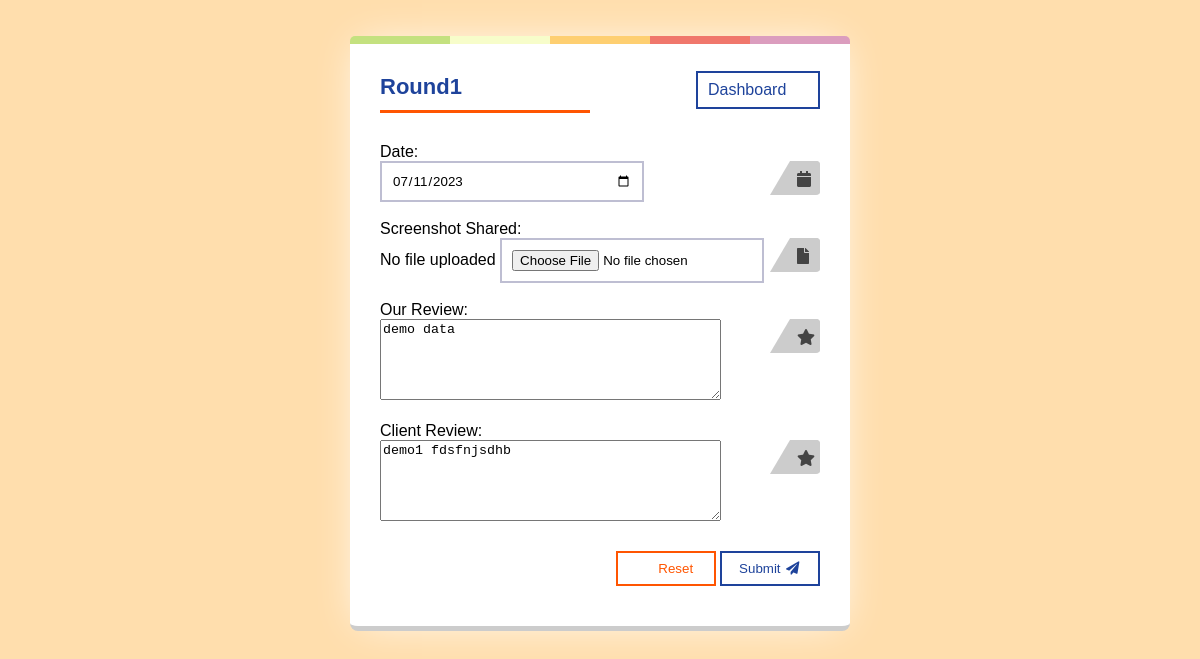
The page /round1/52/ (signed in) on the database its author committed.
### app/models.py (models this page shows, shortened)
class Round1(models.Model):
    project = models.ForeignKey(Project, on_delete=models.CASCADE)
    date = models.DateField(blank=True,null=True,default=None)
    screenshot_shared = models.ImageField(upload_to='screenshots/', blank=True, null=True)
    our_review = models.TextField(default='')
    client_review = models.TextField(default='')
    edited_by = models.ForeignKey(BDE_User,on_delete=models.SET_NULL,null=True)

### app/middlewares.py (the view)
    def middleware(request, project_id=None):
        returnUrl = ''
        print(request.META['PATH_INFO'])
        if not request.session.get('user'):
            return redirect('login')
        response = get_response(request, project_id=project_id)
        return response

### app/templates/round1.html (shortened to what this page needs)
<!DOCTYPE html>
{% load static %}
<html>
  <head>
    <link rel="stylesheet" href="{% static 'css/project.css' %}" />
    <link
      href="https://cdnjs.cloudflare.com/ajax/libs/font-awesome/5.15.3/css/all.min.css"
      rel="stylesheet"
    />
  </head>
  <body>
    <form
      class="form"
      method="POST"
      action="{% url 'round1' project_id=project_id %}"
      enctype="multipart/form-data"
    >
      <div class="form-header">
        <h2>Round1</h2>
        <a
          class="movebtn movebtnsu"
          style="text-decoration: none"
          href="{% url 'dashboard'  %}"
          >Dashboard</a
        >
      </div>
      <div class="form-group">
        <label for="date">Date:</label>
        <br />
        <div class="relative">
          <input
            name="date"
            class="form-control"
            id="date"
            type="date"
            autofocus=""
            autocomplete=""
            placeholder="Select date..."
            {%
            if
            round1_data.date
            %}
            value="{{round1_data.date|default_if_none:''|date:'Y-m-d'}}"
            {%
            endif
            %}
          />
          <i class="fa fa-calendar"></i>
        </div>
        <br />
      </div>
      <div class="form-group">
        <label for="screenshot_shared">Screenshot Shared:</label>
        <div class="relative">
          {% if round1_data.screenshot_shared %}
                    <a href="{{ round1_data.screenshot_shared.url }}">{{ round1_data.screenshot_shared.name }}</a>
                {% else %}
                    <span>No file uploaded</span>
                {% endif %}
          <input
            name="screenshot_shared"
            class="form-control"
            id="screenshot_shared"
            type="file"
            value="{{ round1_data.screenshot_shared }}"
          />
          <i class="fa fa-file logo"></i>
        </div>
      </div>
      <br />
      <div class="form-group">
        <label for="our_review">Our Review:</label>
        <div class="relative">
          <textarea
            class="form-control"
            rows="5"
            cols="40"
            name="our_review"
            id="our_review"
            placeholder="Type your review..."
          >
{{ round1_data.our_review }}</textarea
          >
          <i class="fa fa-star"></i>
        </div>
      </div>
      <br />
      <div class="form-group">
        <label for="client_review">Client Review:</label>
        <div class="relative">
          <textarea
            class="form-control"
            rows="5"
            cols="40"
            name="client_review"
            id="client_review"
            placeholder="Type your review..."
          >
{{ round1_data.client_review }}</textarea
          >
          <i class="fa fa-star"></i>
        </div>
      </div>
      <br />
      <div class="tright">
        <button class="movebtn movebtnre" type="reset">
           Reset
        </button>
        <button class="movebtn movebtnsu" type="submit">
          Submit <i class="fa fa-fw fa-paper-plane"></i>
        </button>
      </div>
    </form>
  </body>
</html>

### app/templates/round1.html (style rules this page uses)
body { background: navajowhite; }
.form-header { display: flex; align-items: center; justify-content: space-between; }

### rows shown on the page
Round1: date "07/11/2023", our_review "demo data", client_review "demo1 fdsfnjsdhb"
